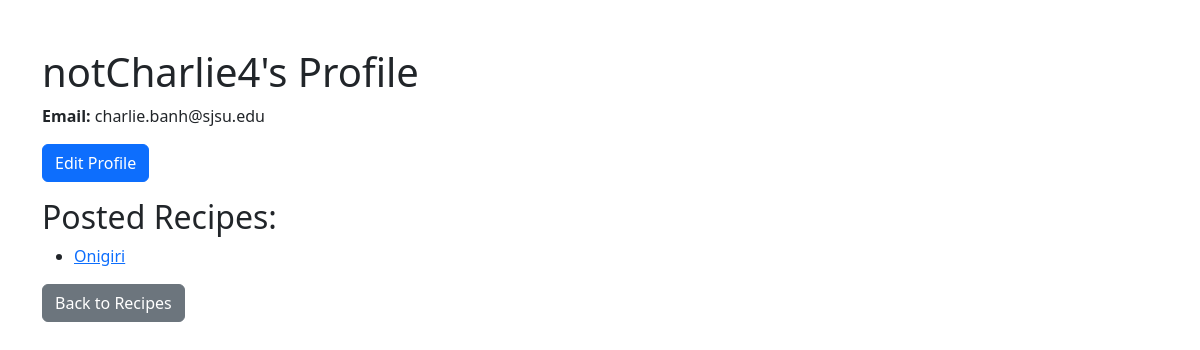
The app's page /profile/2 (signed in) with its own data.
### app/models.py (models this page shows, shortened)
class User(UserMixin, db.Model):
    id = sa.Column(sa.Integer, primary_key=True)
    display_name = sa.Column(sa.String(64), nullable=True)
    username = sa.Column(sa.String(64), index=True, unique=True, nullable=False)
    email = sa.Column(sa.String(120), index=True, unique=True, nullable=False)
    password_hash = sa.Column(sa.String(256), nullable=False)
    recipes = so.relationship("Recipe", backref="author", lazy=True)
    comments = so.relationship('Comment', backref='author', lazy=True)
    ratings = so.relationship('CommentRating', backref='rater', lazy=True)

class Recipe(db.Model):
    id = sa.Column(sa.Integer, primary_key=True)
    title = sa.Column(sa.String(80), nullable=False)
    description = sa.Column(sa.Text, nullable=False)
    ingredients = sa.Column(sa.Text, nullable=False)
    instructions = sa.Column(sa.Text, nullable=False)
    created_at = sa.Column(sa.DateTime, default=datetime.utcnow)
    user_id = sa.Column(sa.Integer, sa.ForeignKey("user.id"), nullable=False)
    comments = so.relationship('Comment', backref='recipe', lazy=True)

### app/routes.py (the view)
@main.route("/profile/<int:user_id>")
@login_required
def view_profile(user_id):
    user = User.query.get_or_404(user_id)
    posted_recipes = Recipe.query.filter_by(user_id=user.id).all()
    is_self = (current_user.id == user.id)
    return render_template(
        "view_profile.html",
        user=user,
        recipes=posted_recipes,
        is_self=is_self
    )

### app/models.py (called while the page is built)
@login.user_loader
def load_user(user_id):
    return User.query.get(int(user_id))

### app/templates/view_profile.html (shortened to what this page needs)
<!doctype html>
<html lang="en">
<head>
  <link rel="stylesheet" href="https://cdn.jsdelivr.net/npm/bootstrap@5.3.0/dist/css/bootstrap.min.css">
</head>
<body>
  <div class="container mt-5">
    <h1>{{ user.display_name or user.username }}'s Profile</h1>
    {% if is_self %}
      <p><strong>Email:</strong> {{ user.email }}</p>
      <a href="{{ url_for('main.edit_profile') }}" class="btn btn-primary mb-3">Edit Profile</a>
    {% endif %}
    <h2>Posted Recipes:</h2>
    <ul>
      {% for recipe in recipes %}
        <li><a href="{{ url_for('main.view_recipe', recipe_id=recipe.id) }}">{{ recipe.title }}</a></li>
      {% else %}
        <p>No recipes posted yet.</p>
      {% endfor %}
    </ul>
    <a href="{{ url_for('main.recipes') }}" class="btn btn-secondary">Back to Recipes</a>
  </div>
</body>
</html>

### records on screen
User: display_name "notCharlie4", email "charlie.banh@sjsu.edu"
Recipe: title "Onigiri"
